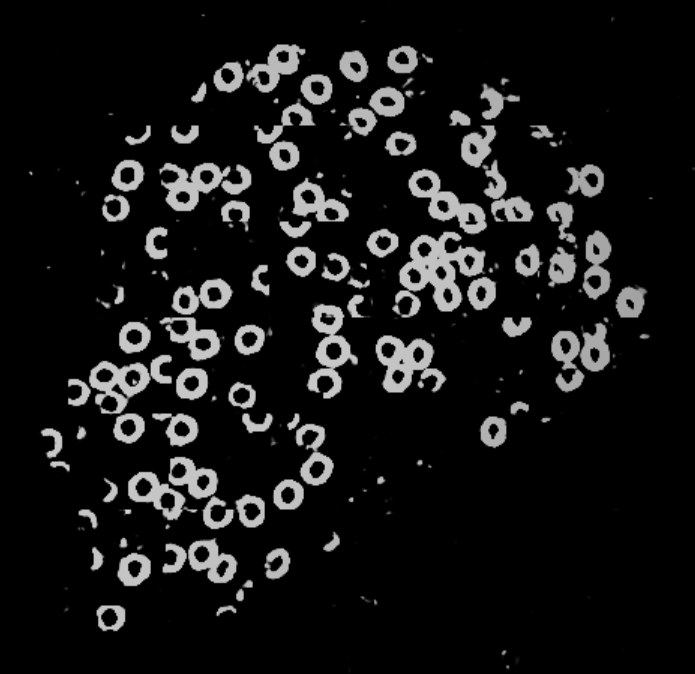
#> input picture examples/sample_predict_image.png, 695 x 674 px
$ python objectcount.py ../examples/sample_predict_image.png
#> lines starting #> are read from the running program, lines starting #| are printed output that depends on the picture; after the words box and inside, x2 and y2 are one past the last pixel; in counts of white or black regions, pixels touching at a corner belong together
import cv2
import numpy as np
import matplotlib.pyplot as plt
import argparse

def count_objects(image_path):
#> called with image_path = '../examples/sample_predict_image.png'
    image = cv2.imread(image_path)
#> image is the input picture: shape (674, 695, 3); min 0, max 213, mean 21.5
    gray = cv2.cvtColor(image, cv2.COLOR_BGR2GRAY)

    # Apply Gaussian blur
    blur = cv2.GaussianBlur(gray, (11, 11), 0)
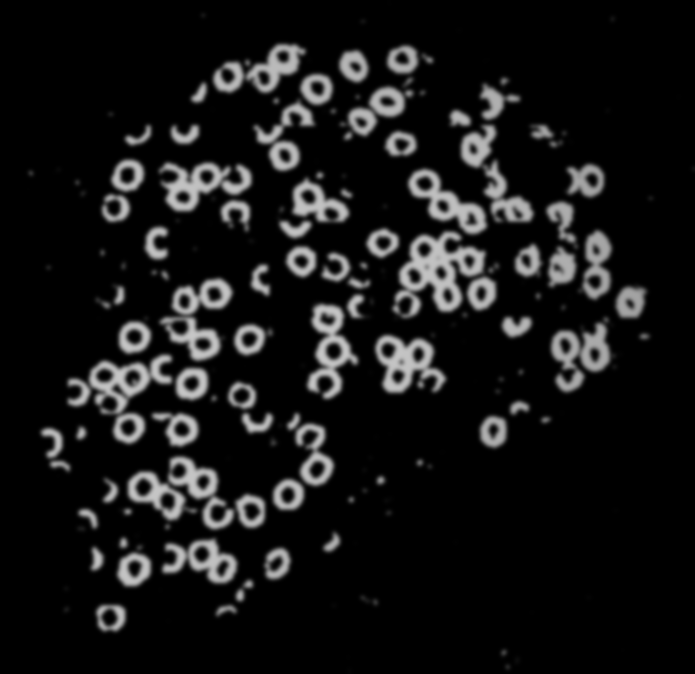
#> blur: shape (674, 695); min 0, max 199, mean 21.5

    # Detect edges using Canny edge detection
    canny = cv2.Canny(blur, 30, 150, 3)
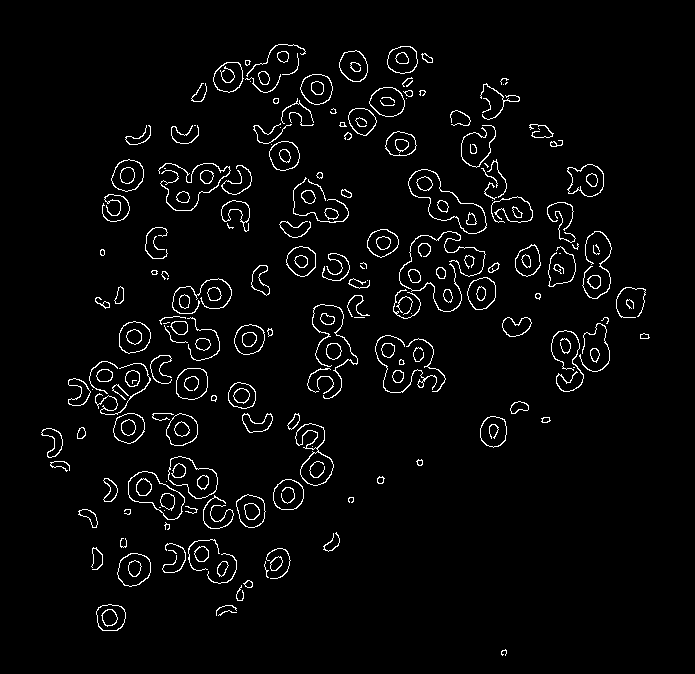
#> canny: shape (674, 695); 3.3% white in thin lines or dots, all inside (x1, y1, x2, y2) = (41, 44, 650, 656)

    # Dilate the edges
    dilated = cv2.dilate(canny, (1, 1), iterations=0)

    # Find contours
    (cnt, hierarchy) = cv2.findContours(
        dilated.copy(), cv2.RETR_EXTERNAL, cv2.CHAIN_APPROX_NONE)
#> cnt = 201 contours, 88 with area under 20; largest, box (x1, y1, x2, y2) and area: (408, 169, 487, 234) 2164, (128, 471, 185, 520) 1549, (168, 456, 218, 499) 1320, (295, 423, 334, 486) 1210, (567, 164, 604, 197) 868

    return len(cnt)

if __name__ == "__main__":
    # Parse command line arguments
    parser = argparse.ArgumentParser(description='Count objects in an image')
    parser.add_argument('image', help='Path to the image file')
    args = parser.parse_args()

    # Call the count_coins function and print the result
    num_coins = count_objects(args.image)
#> num_coins = 201
    print("Objects in the image:", num_coins)
#| Objects in the image: 201
